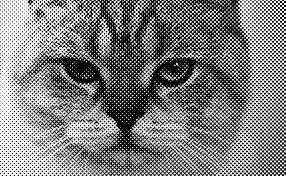
#> input picture face.jpeg, 286 x 176 px
$ python gauss_smoothing.py
#> lines starting #> are read from the running program, lines starting #| are printed output that depends on the picture
import numpy as np
import cv2

img = cv2.imread('face.jpeg', cv2.IMREAD_GRAYSCALE)
#> img is the input picture: shape (176, 286); min 0, max 255, mean 126.7
img_out = img.copy()

height = img.shape[0]
#> height = 176
width = img.shape[1]
#> width = 286

gauss = (1.0/57) * np.array(
        [[0, 1, 2, 1, 0],
        [1, 3, 5, 3, 1],
        [2, 5, 9, 5, 2],
        [1, 3, 5, 3, 1],
        [0, 1, 2, 1, 0]])
sum(sum(gauss))

for i in np.arange(2, height-2):
    for j in np.arange(2, width-2):
        sum = 0
        for k in np.arange(-2, 3):
            for l in np.arange(-2, 3):
                a = img.item(i+k, j+l)
                p = gauss[2+k, 2+l]
                sum = sum + (p * a)
        b = sum
        img_out.itemset((i,j), b)
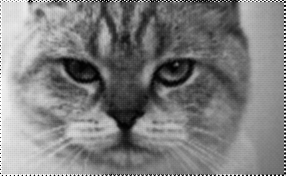
#> img_out: shape (176, 286); min 0, max 255, mean 126.3

cv2.imwrite('images/filter_gauss.jpg', img_out)

cv2.imshow('image',img_out)
cv2.waitKey(0)
cv2.destroyAllWindows()
